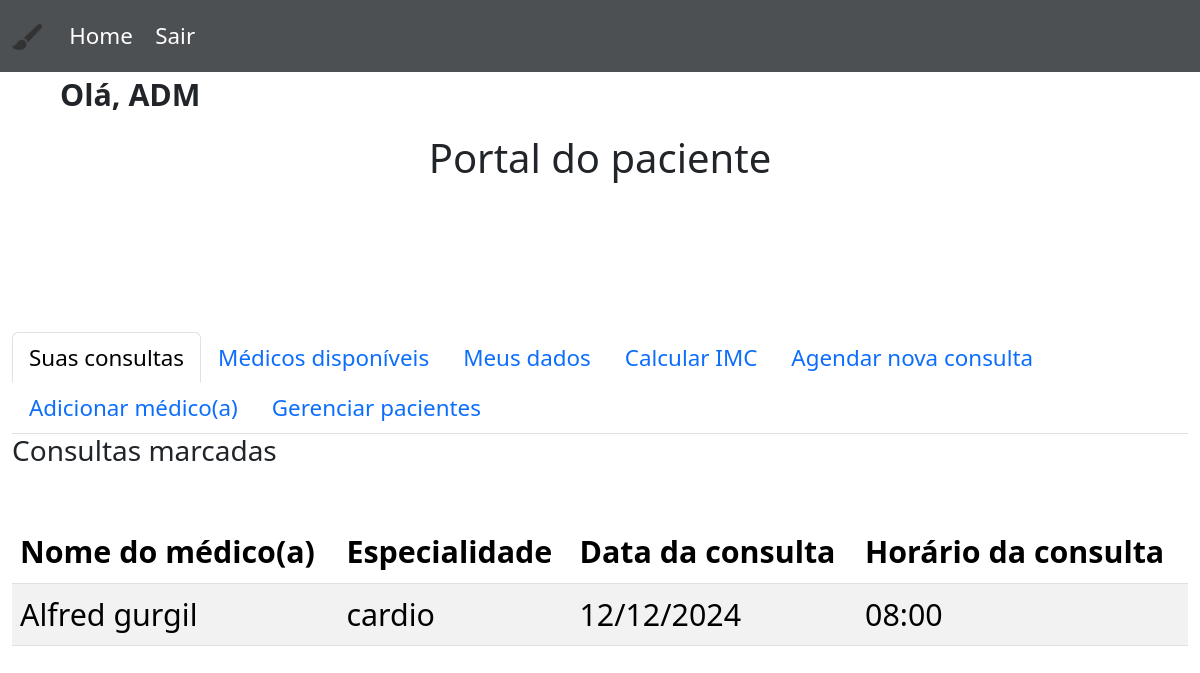
Before: /portal_do_paciente/1/ (signed in) with the older database file.
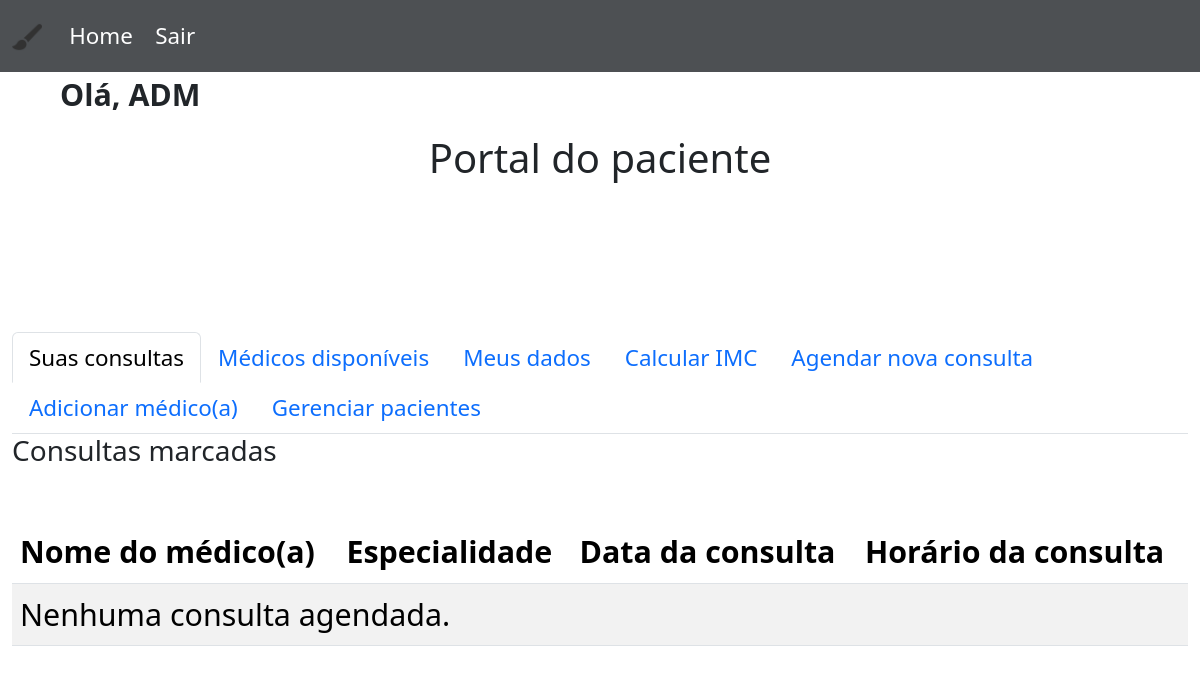
After: the same page with the newer database file.
### agendamentos/models.py (models this page shows, shortened)
class AgendamentoConsulta(models.Model):
    paciente = models.ForeignKey(Paciente, on_delete=models.CASCADE)
    medico = models.ForeignKey(Medico, on_delete=models.CASCADE)
    HORARIOS = (
        (time(8, 0), "08:00 às 09:00"),
        (time(9, 0), "09:00 às 10:00"),
        (time(10, 0), "10:00 às 11:00"),
        (time(11, 0), "11:00 às 12:00"),
        (time(12, 0), "12:00 às 13:00"),
        (time(13, 0), "13:00 às 14:00"),
    )
    data = models.DateField()
    hora = models.TimeField(
        choices=HORARIOS, default=time(8, 0)
    )

### medicos/models.py (models this page shows, shortened)
class Medico(AbstractBaseUser, PermissionsMixin):
    id = models.AutoField(primary_key=True)
    nome = models.CharField(max_length=100)
    email = models.EmailField(max_length=100, unique=True, blank=True, null=True)  # Corrigido para EmailField e opcional
    data_de_nascimento = models.DateField(default=timezone.now)
    cpf = models.CharField(max_length=11, unique=True)  #Removido null=False, blank=True. CPF deve ser obrigatório.
    crm = models.CharField(max_length=20, unique=True)
    especialidade = models.ForeignKey(Especialidade, on_delete=models.SET_NULL, blank=True, null=True) # Relacionamento com Especialidade
    password = models.CharField(max_length=128)
    is_staff = models.BooleanField(default=False)
    is_superuser = models.BooleanField(default=False)
    is_active = models.BooleanField(default=True)
    USERNAME_FIELD = 'cpf'
    REQUIRED_FIELDS = ['email', 'crm', 'password']
    objects = MedicoManager()
    groups = models.ManyToManyField(
        'auth.Group',
        related_name='medico_set',
        blank=True
    )
    user_permissions = models.ManyToManyField(
        'auth.Permission',
        related_name='medico_permissions_set',
        blank=True
    )

class Especialidade(models.Model):
    nome = models.CharField(max_length=100, unique=True)
    def __str__(self):
        return self.nome

### portal_do_paciente/views.py (the view)
# urls.py: path('portal_do_paciente/', include('portal_do_paciente.urls')),  # Inclui as URLs do 'portal_do_paciente'
@login_required
def portal_do_paciente(request, id):
    DATA = datetime.now()
    if request.user.id != int(id):  # Converta o id para inteiro e compare
        return redirect('login')  # Redirecione para a página de login
    paciente = Paciente.objects.get(id=int(id))  # Obtenha o paciente
    medicos = Medico.objects.all()
    agendamentos = AgendamentoConsulta.objects.all()
    try:
        FIRST_NAME =  paciente.nome.split()[0].title()
    except:
        if paciente.is_staff == True:
            FIRST_NAME = 'ADM'
        else:
            FIRST_NAME =  "Not found"
    IS_ADMIN = False
    context = {
        'paciente': paciente,  # Adicione o objeto paciente ao contexto
        'data':DATA, # Data
        'admin': IS_ADMIN,
        'name': FIRST_NAME,
        'medicos':medicos,
        'agendamentos':agendamentos,
    }
    return render(request, 'portal_do_paciente.html', context)

### portal_do_paciente/templates/portal_do_paciente.html (shortened to what this page needs)
{% extends 'base.html' %}
{% load static %}
{% block content %}
<link rel="stylesheet" href="{% static 'css/style_portal_do_paciente.css' %}">
<header>
    <nav class="navbar navbar-expand-lg navbar-dark bg-dark">
        <div class="container-fluid">
            <a class="navbar-brand" href="#">
                <img src="{% static 'images/portal_do_paciente_icon.png' %}" alt="home" width="30" height="30">
            </a>
            <div class="collapse navbar-collapse" id="navbarNav">
                <ul class="navbar-nav">
                    <li class="nav-item">
                        <a class="nav-link" href="{% url 'home' %}">Home</a>
                    </li>
                    <li class="nav-item">
                        <a class="nav-link" href="{% url 'logout' %}">Sair</a>
                    </li>
                </ul>
            </div>
        </div>
    </nav>
</header>
<div id="div-ola-name" style="text-indent: 60px;">
    <strong><p>Olá, {{ name }}</p></strong>
</div>
<div class="titulo_portal_do_paciente">
    <div class="titulo">
        <h1>Portal do paciente</h1>
    </div>
</div>
<div class="main">
  <div class="container">
    <nav class="nav nav-tabs" id="myTab" role="tablist">
      <a class="nav-link active" id="suas-consultas-tab" data-bs-toggle="tab" href="#suas_consultas" role="tab" aria-controls="suas_consultas" aria-selected="true">Suas consultas</a>
      <a class="nav-link" id="lista-de-medicos-tab" data-bs-toggle="tab" href="#lista_de_medicos" role="tab" aria-controls="lista_de_medicos" aria-selected="false">Médicos disponíveis</a>
      <a class="nav-link" id="paciente-tab" data-bs-toggle="tab" href="#paciente" role="tab" aria-controls="paciente" aria-selected="false">Meus dados</a>
      <a class="nav-link" id="imc-tab" data-bs-toggle="tab" href="#imc" role="tab" aria-controls="imc" aria-selected="false">Calcular IMC</a>
      <a class="nav-link" href="{% url 'agendar_consulta' id=paciente.id %}">Agendar nova consulta</a>
      {% if paciente.is_staff %}
        <a class="nav-link" href="{% url 'cadastro_de_medicos' id=paciente.id %}">Adicionar médico(a)</a>
        <a class="nav-link" href="{% url 'gestao_de_pacientes' id=paciente.id %}">Gerenciar pacientes</a>
      {% endif %}
    </nav>
    <div class="tab-content" id="myTabContent">
        <div class="tab-pane fade show active" id="suas_consultas" role="tabpanel" aria-labelledby="suas-consultas-tab">
          <h3>Consultas marcadas</h3>
          <br>
          <table class="table table-striped">
            <thead>
              <tr>
                <th>Nome do médico(a)</th>
                <th>Especialidade</th>
                <th>Data da consulta</th>
                <th>Horário da consulta</th>
              </tr>
            </thead>
            <tbody>
              {% for agendamento in agendamentos %}
                {% if agendamento.paciente.id == paciente.id %}
                  <tr>
                    <td>{{ agendamento.medico.nome }}</td>
                    <td>{{ agendamento.medico.especialidade }}</td>
                    <td>{{ agendamento.data | date:'d/m/Y'}}</td>
                    <td>{{ agendamento.hora|date:"H:i" }}</td>
                  </tr>
                  {% endif %}
                {% empty %}
                    <tr>
                      <td colspan="4">Nenhuma consulta agendada.</td>
                    </tr>
              {% endfor %}
            </tbody>
          </table>
        </div>
    </div>
  </div>
</div>
{% endblock %}

Changed rows visible on the page:
removed AgendamentoConsulta: medico.nome "Alfred gurgil", medico.especialidade "cardio", data "12/12/2024", hora "08:00"
Other visible differences:
text now shown: "Nenhuma consulta agendada."
